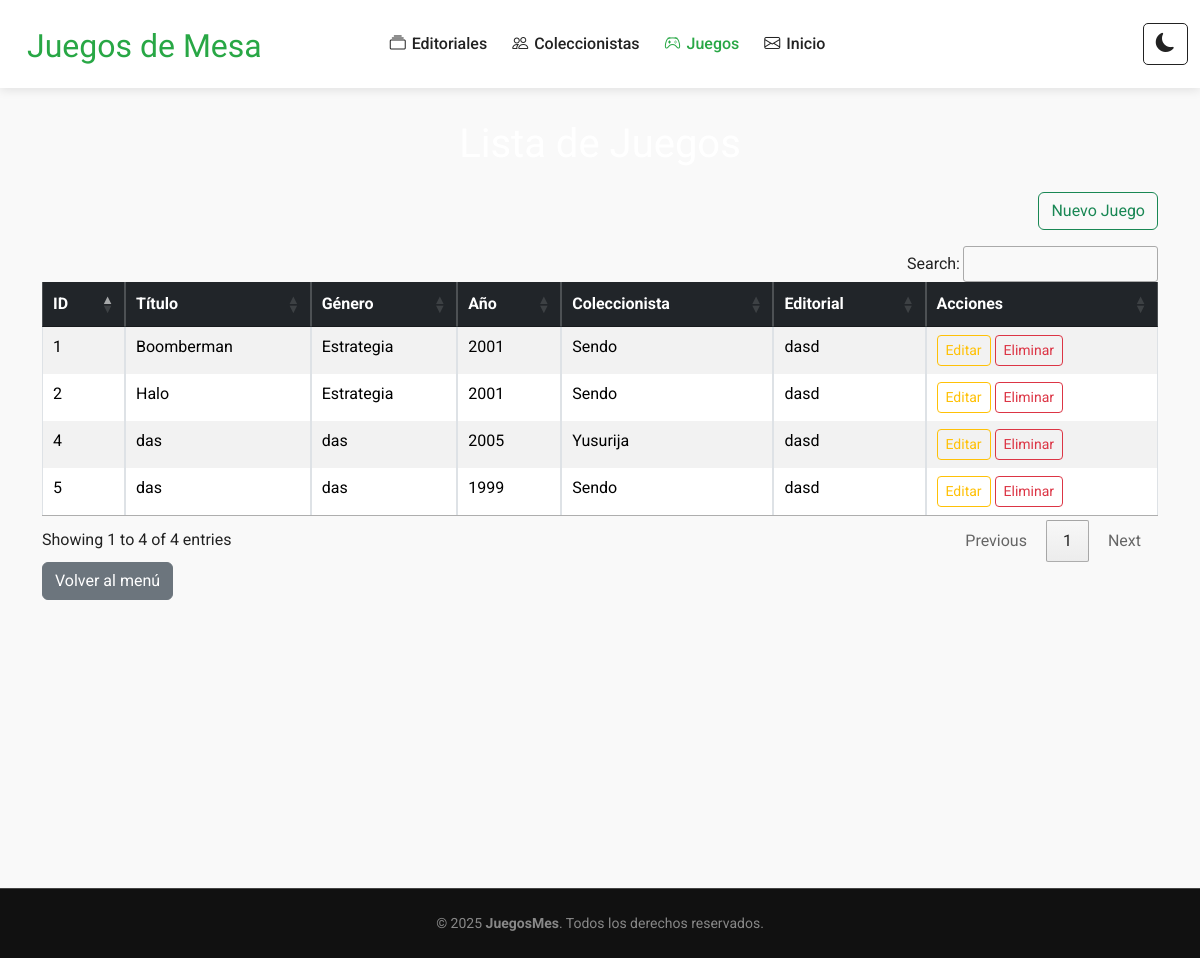
The app's page /juego/, older data.
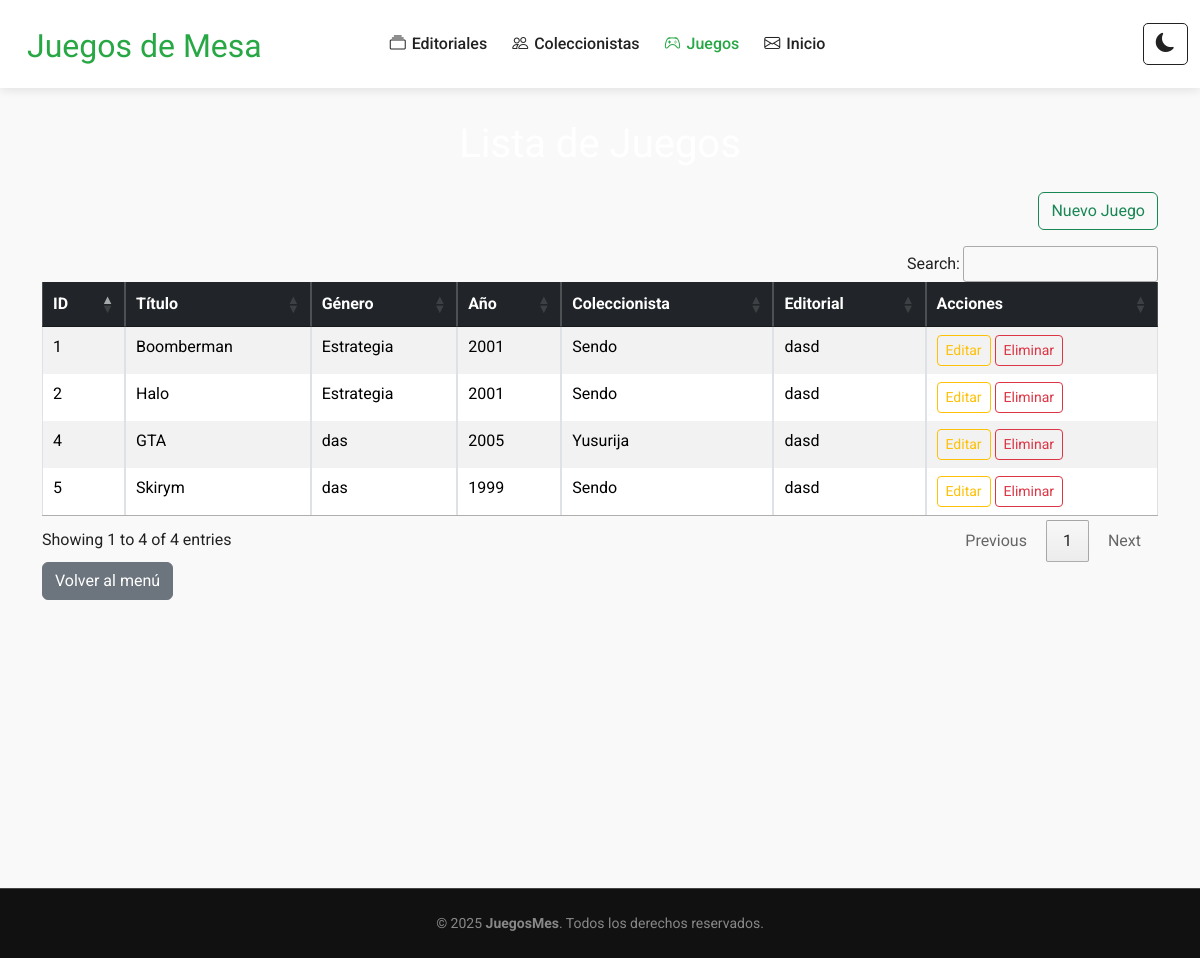
The same page, newer data.
### Aplicaciones/Juego/models.py (models this page shows, shortened)
class Juego(models.Model):
    titulo = models.CharField(max_length=100)
    genero = models.CharField(max_length=50)
    anio_lanzamiento = models.IntegerField()
    coleccionista = models.ForeignKey(Coleccionista, on_delete=models.CASCADE)
    editorial = models.ForeignKey(Editorial, on_delete=models.CASCADE)

### Aplicaciones/Coleccionista/models.py (models this page shows, shortened)
class Coleccionista(models.Model):
    nombre = models.CharField(max_length=100)
    telefono = models.CharField(
        max_length=15,
        validators=[
            RegexValidator(
                regex=r'^\+?\d{7,15}$',
                message='Ingrese un número de teléfono válido (7 a 15 dígitos, puede iniciar con +).'
            )
        ]
    )
    direccion = models.CharField(max_length=255)
    correo = models.EmailField(
        max_length=254,
        validators=[EmailValidator(message="Ingrese un correo electrónico válido.")]
    )
    fecha_registro = models.DateField(auto_now_add=True)

### Aplicaciones/Editorial/models.py (models this page shows, shortened)
class Editorial(models.Model):
    titulo = models.CharField(max_length=200)
    autor = models.CharField(max_length=100)
    fecha = models.DateField()
    descripcion = models.TextField()

### Aplicaciones/Juego/views.py (the view)
# urls.py: path('', views.listaJuego, name='lista_juego'),
def listaJuego(request):
    juegos = Juego.objects.all()
    return render(request, 'juego/inicio.html', {'juegos': juegos})

### Aplicaciones/Juego/templates/juego/inicio.html (shortened to what this page needs)
{% extends 'plantilla.html' %}
{% block contenido %}
<div class="container mt-4">
    <h1 class="text-center mb-4">Lista de Juegos</h1>
    <div class="text-end mb-3">
        <a href="{% url 'nuevo_juego' %}" class="btn btn-outline-success">Nuevo Juego</a>
    </div>
    <table id="tabla-datos" class="table table-bordered table-striped table-hover">
        <thead class="table-dark">
            <tr>
                <th>ID</th>
                <th>Título</th>
                <th>Género</th>
                <th>Año</th>
                <th>Coleccionista</th>
                <th>Editorial</th>
                <th>Acciones</th>
            </tr>
        </thead>
        <tbody>
            {% for juego in juegos %}
            <tr>
                <td>{{ juego.id }}</td>
                <td>{{ juego.titulo }}</td>
                <td>{{ juego.genero }}</td>
                <td>{{ juego.anio_lanzamiento }}</td>
                <td>{{ juego.coleccionista.nombre }}</td>
                <td>{{ juego.editorial.titulo }}</td>
                <td>
                    <a href="{% url 'editar_juego' juego.id %}" class="btn btn-outline-warning btn-sm">Editar</a>
                    <button onclick="confirmDelete({{ juego.id }})" class="btn btn-outline-danger btn-sm">Eliminar</button>
                </td>
            </tr>
            {% empty %}
            <tr>
                <td colspan="7" class="text-center">No hay juegos registrados.</td>
            </tr>
            {% endfor %}
        </tbody>
    </table>
    <a href="/" class="btn btn-secondary">Volver al menú</a>
</div>
{% endblock %}

### templates/plantilla.html (shortened to what this page needs)
{% load static %}
<!DOCTYPE html>
<html lang="es">
<head>
    <link href="{% static 'photofolio/assets/vendor/bootstrap/css/bootstrap.min.css' %}" rel="stylesheet" />
    <link href="{% static 'photofolio/assets/vendor/bootstrap-icons/bootstrap-icons.css' %}" rel="stylesheet" />
    <link href="{% static 'photofolio/assets/vendor/aos/aos.css' %}" rel="stylesheet" />
    <link href="{% static 'photofolio/assets/vendor/glightbox/css/glightbox.min.css' %}" rel="stylesheet" />
    <link href="{% static 'photofolio/assets/vendor/swiper/swiper-bundle.min.css' %}" rel="stylesheet" />
    <link href="{% static 'photofolio/assets/css/main.css' %}" rel="stylesheet" />
    <link rel="stylesheet" href="https://cdn.datatables.net/1.13.7/css/jquery.dataTables.min.css">
    <link rel="stylesheet" href="https://cdn.datatables.net/buttons/2.4.2/css/buttons.dataTables.min.css">
</head>
<body>
    <header id="header" class="d-flex align-items-center">
        <div class="container-fluid d-flex align-items-center justify-content-between">
            <div class="header-logo" style="padding-left: 15px;">
                <h1 class="logo m-0"><a href="/"> Juegos de Mesa</a></h1>
            </div>
            <nav id="navbar" class="navbar">
                <ul>
                    <li><a href="/editorial/" class="{% if request.path == '/editorial/' %}active{% endif %}"><i class="bi bi-collection"></i> Editoriales</a></li>
                    <li><a href="/coleccionista/" class="{% if request.path == '/coleccionista/' %}active{% endif %}"><i class="bi bi-people"></i> Coleccionistas</a></li>
                    <li><a href="/juego/" class="{% if request.path == '/juego/' %}active{% endif %}"><i class="bi bi-controller"></i> Juegos</a></li>
                    <li><a href="/inicio/" class="{% if request.path == '/inicio/' %}active{% endif %}"><i class="bi bi-envelope"></i> Inicio</a></li>
                </ul>
            </nav>
            <div class="header-right-space">
                <button id="btn-toggle-theme" title="Cambiar tema">
                    <i class="bi bi-moon-fill"></i>
                </button>
            </div>
        </div>
    </header>
    <main id="main" class="mt-5 pt-5">
        {% block contenido %}
        {% endblock %}
    </main>
    <br><br><br><br><br><br><br><br><br><br>
    <footer id="footer" class="footer mt-5 py-4 text-center" style="background: #111; color: #888; border-top: 1px solid #444;">
        <div class="container">
            &copy; 2025 <strong><span>JuegosMes</span></strong>. Todos los derechos reservados.
        </div>
    </footer>
</body>
</html>

### static/photofolio/assets/css/main.css (style rules this page uses)
:root { --default-font: "Roboto", system-ui, -apple-system, "Segoe UI", Roboto, "Helvetica Neue", Arial, "Noto Sans", "Liberation Sans", sans-serif, "Apple Color Emoji", "Segoe UI Emoji", "Segoe UI Symbol", "Noto Color Emoji"; --heading-font: "Cardo", sans-serif; --nav-font: "Inter", sans-serif; }
:root { --background-color: #000000; --default-color: #fafafa; --heading-color: #ffffff; --accent-color: #27a776; --surface-color: #1a1a1a; --contrast-color: #ffffff; }
:root { --nav-color: rgba(255, 255, 255, 0.5); --nav-hover-color: #ffffff; --nav-mobile-background-color: #1a1a1a; --nav-dropdown-background-color: #1a1a1a; --nav-dropdown-color: rgba(255, 255, 255, 0.5); --nav-dropdown-hover-color: #ffffff; }
:root { scroll-behavior: smooth; }
body { color: var(--default-color); background-color: var(--background-color); font-family: var(--default-font); }
a { color: var(--accent-color); text-decoration: none; transition: 0.3s; }
h1, h2, h3, h4, h5, h6 { color: var(--heading-color); font-family: var(--heading-font); }
.footer { --background-color: color-mix(in srgb, var(--default-color), transparent 95%); border-top: 1px solid color-mix(in srgb, var(--default-color), transparent 90%); color: var(--default-color); background-color: var(--background-color); font-size: 14px; padding: 40px 0; position: relative; }

### templates/plantilla.html (style rules this page uses)
body { background-color: #f9f9f9; color: #222; font-family: 'Roboto', sans-serif; transition: background-color 0.3s, color 0.3s; }
.logo a { font-family: 'Cardo', serif; font-size: 2rem; color: #28a745; text-decoration: none; }
#header { background: #fff; transition: all 0.4s; z-index: 997; padding: 20px 0; position: fixed; width: 100%; top: 0; left: 0; color: #222; box-shadow: 0 2px 10px rgba(0, 0, 0, 0.1); }
.header-logo { flex: 1; }
#navbar { flex: 1; display: flex; justify-content: center; }
.header-right-space { flex: 1; display: flex; justify-content: flex-end; align-items: center; gap: 15px; }
#navbar ul { list-style: none; margin: 0; padding: 0; display: flex; gap: 25px; }
#navbar ul li a { color: inherit; font-weight: 500; text-decoration: none; font-size: 1rem; display: flex; align-items: center; gap: 6px; transition: color 0.3s; }
#navbar ul li a:hover, #navbar ul li .active { color: #28a745; }
#btn-toggle-theme { cursor: pointer; border: 1px solid currentColor; background: transparent; color: inherit; font-size: 1.2rem; padding: 6px 12px; border-radius: 5px; display: flex; align-items: center; gap: 8px; transition: color 0.3s, border-color 0.3s; }

Row changes from the older to the newer data that the page shows:
changed Juego "Yusurija": titulo "das" → "GTA"
changed Juego id 5: titulo "das" → "Skirym"
